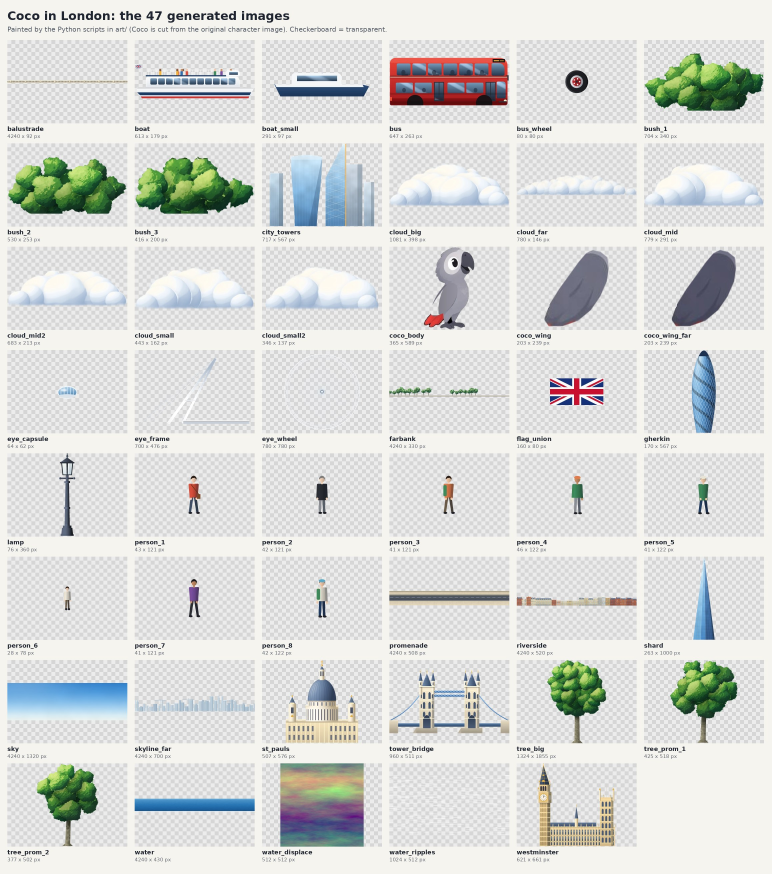
#> input picture coco-london-pixi/renders/assets-sheet.jpg, 2314 x 2622 px, given in place of london-4k.png, which was not available (shown at 1/3 size)
$ python layers_sheet.py
#> lines starting #> are read from the running program, lines starting #| are printed output that depends on the picture; pictures that were not available may be replaced by others from this repository, and a replacement may not be noted
"""A labelled sheet of the scene's layers, back to front, from renders/layers/*.png."""
import os
import sys

from PIL import Image, ImageDraw, ImageFont

ROOT = os.path.join(os.path.dirname(__file__), '..')
LAYERS = [
    ('sky', 'Sky', 'art'), ('sunlight', 'Sun glow', 'pixi'), ('clouds-far', 'Far clouds, drifting', 'art'),
    ('clouds', 'Clouds, drifting', 'art'), ('gulls', 'Gulls, gliding', 'pixi'), ('skyline-far', 'Far skyline', 'art'),
    ('haze-far', 'Haze between depths', 'pixi'), ('landmarks-back', "St Paul's, the City, the Gherkin, the Shard", 'art'),
    ('haze-mid', 'Haze between depths', 'pixi'), ('riverside', 'Riverside buildings', 'art'),
    ('landmarks-front', 'London Eye (turning), Westminster, waving flag', 'both'), ('haze-near', 'Haze between depths', 'pixi'),
    ('farbank', 'Plane trees and river wall', 'art'), ('tower-bridge', 'Tower Bridge', 'art'),
    ('river', 'Thames: reflections, ripples, glints, boats', 'both'), ('balustrade', 'Balustrade', 'art'),
    ('promenade', 'Promenade and road', 'art'), ('cloud-shade', 'Cloud shadows on the ground', 'pixi'),
    ('street', 'Lamps, trees, people, contact shadows', 'both'), ('coco', 'Coco: rigged and animated', 'both'),
    ('traffic', 'Bus with turning wheels', 'both'), ('foreground', 'Foreground bushes', 'art'),
    ('light', 'Warm light, cool shade, vignette', 'pixi'),
]
KIND = {'art': ('PAINTED ARTWORK', (186, 120, 40)), 'pixi': ('PIXIJS RENDERING', (40, 104, 186)), 'both': ('ARTWORK + PIXIJS', (112, 82, 160))}
B = '/usr/share/fonts/truetype/dejavu/DejaVuSans-Bold.ttf'
R = '/usr/share/fonts/truetype/dejavu/DejaVuSans.ttf'
tw, th = 600, 338
cols = 4
pad = 26
head = 150
rows = (len(LAYERS) + 1 + cols - 1) // cols
sheet = Image.new('RGB', (cols * tw + (cols + 1) * pad, head + rows * (th + 74) + pad), (246, 244, 239))
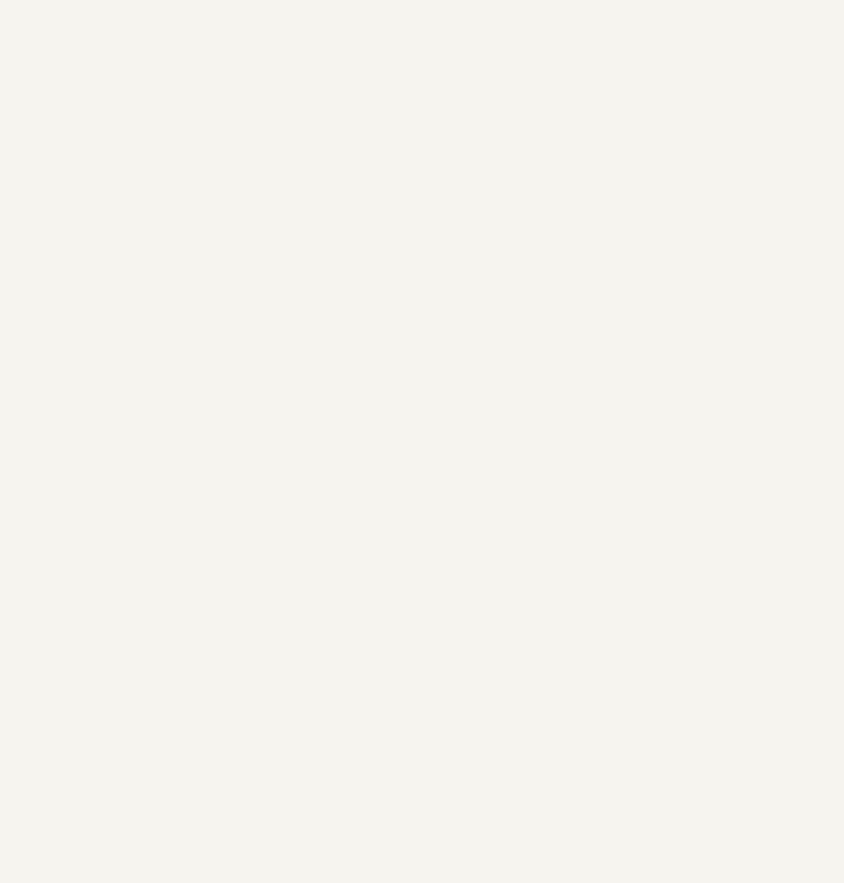
#> sheet: PIL image 2530x2648 RGB (shown at 1/3 size); mean R, G, B 246, 244, 239
d = ImageDraw.Draw(sheet)
d.text((pad, 30), 'Coco in London: the scene, layer by layer (back to front)', font=ImageFont.truetype(B, 40), fill=(30, 36, 48))
d.text((pad, 88), 'Every layer is shown alone at the same moment (t = 12 s). Painted layers are images made by the art scripts; PixiJS layers are drawn and animated in code.', font=ImageFont.truetype(R, 22), fill=(80, 88, 100))
cells = [('__final__', 'The finished frame', 'both')] + LAYERS
for i, (name, label, kind) in enumerate(cells):
    x = pad + (i % cols) * (tw + pad)
    y = head + (i // cols) * (th + 74)
    src = os.path.join(ROOT, 'renders', 'layers', f'{name}.png') if name != '__final__' else os.path.join(ROOT, 'renders', 'london-4k.png')
    im = Image.open(src).convert('RGB').resize((tw, th), Image.LANCZOS)
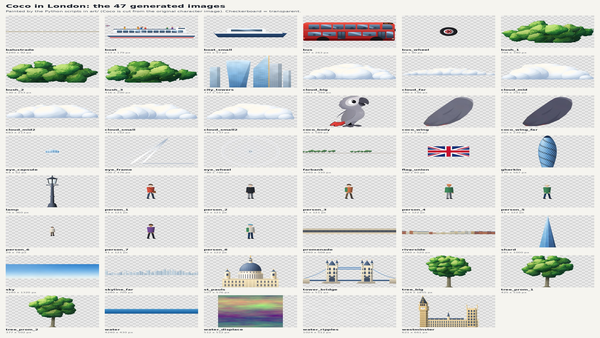
#> im: PIL image 600x338 RGB; mean R, G, B 217.4, 219.2, 216.7
    sheet.paste(im, (x, y))
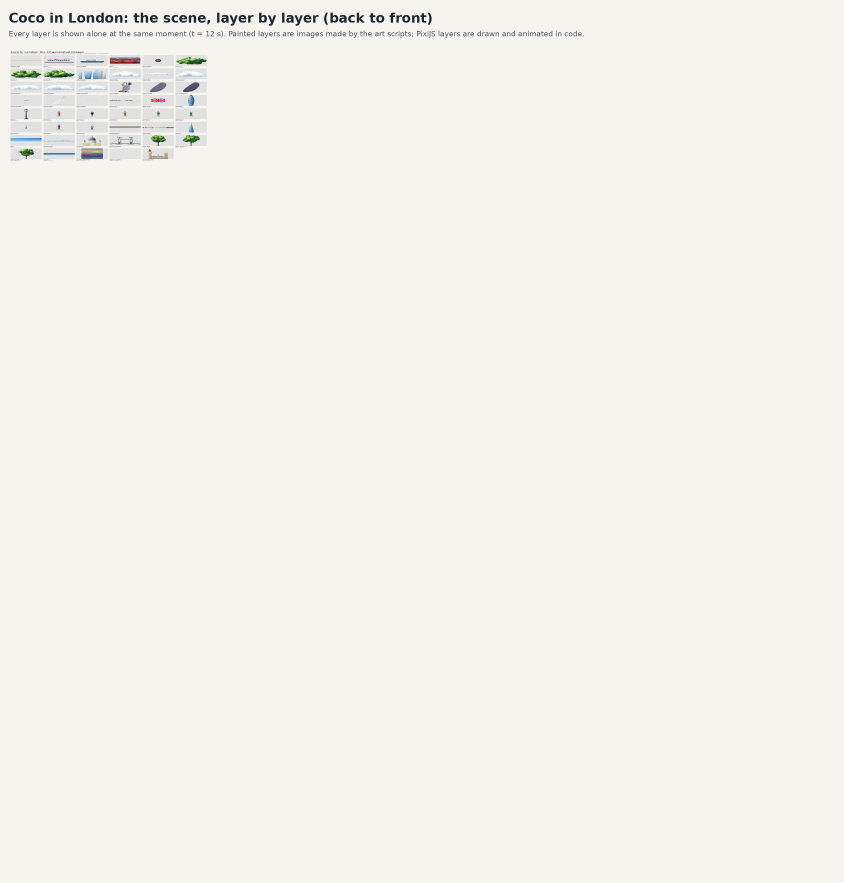
#> sheet: PIL image 2530x2648 RGB (shown at 1/3 size); mean R, G, B 244.5, 242.6, 237.8
    tag, col = KIND[kind]
    num = 'all' if name == '__final__' else str(i)
    d.text((x, y + th + 8), f'{num}. {label}', font=ImageFont.truetype(B, 20), fill=(30, 36, 48))
    d.text((x, y + th + 36), tag, font=ImageFont.truetype(B, 15), fill=col)
#> pass 2 of the loop `for i, (name, label, kind) in enumerate(cells):`:
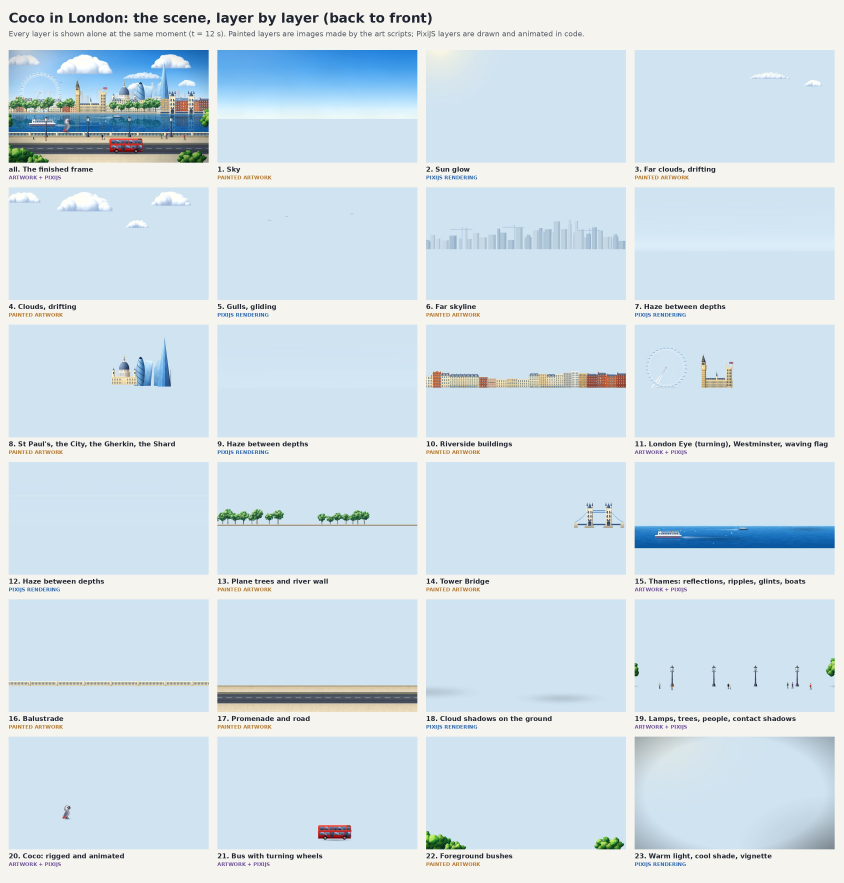
#> input picture coco-london-pixi/renders/layers-breakdown.jpg, 2530 x 2648 px, given in place of sky.png, which was not available (shown at 1/3 size)
#> `im = Image.open(src).convert('RGB').resize((tw, th), Image.LANCZOS)`:
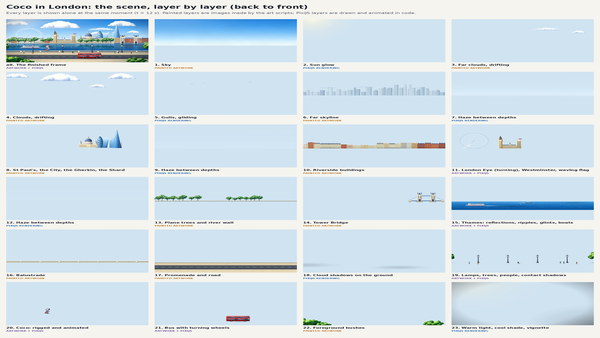
#> im: PIL image 600x338 RGB; mean R, G, B 210, 224.7, 233.8
#> `sheet.paste(im, (x, y))`:
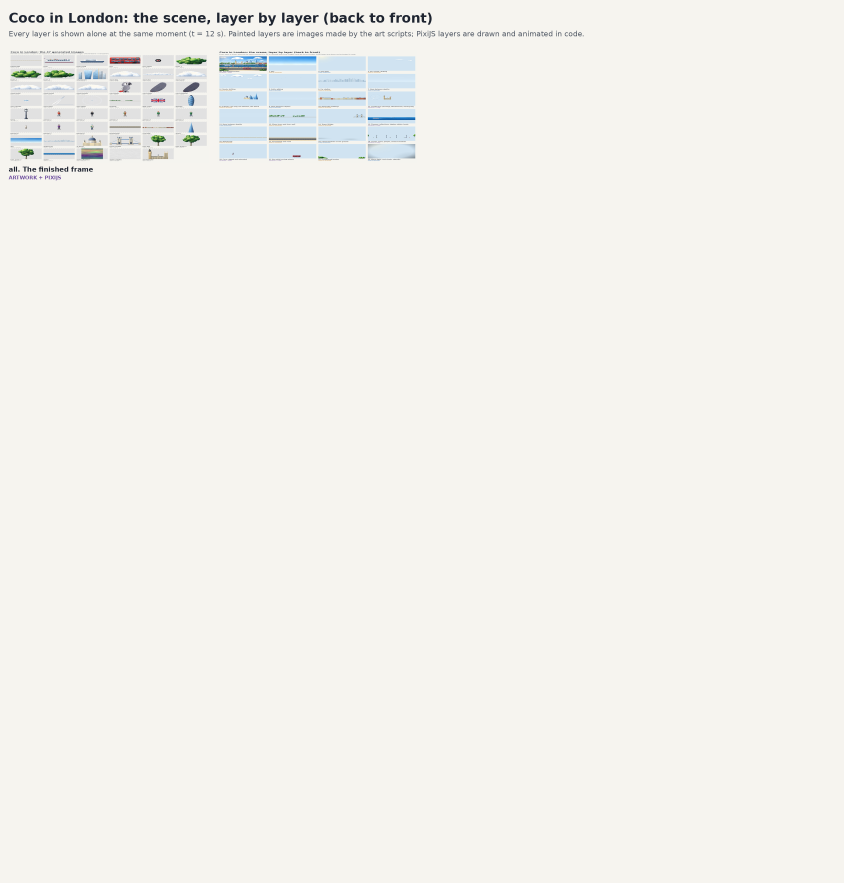
#> sheet: PIL image 2530x2648 RGB (shown at 1/3 size); mean R, G, B 243.3, 242, 237.6
#> (the run stopped early here; a loop or call above may not have finished)
